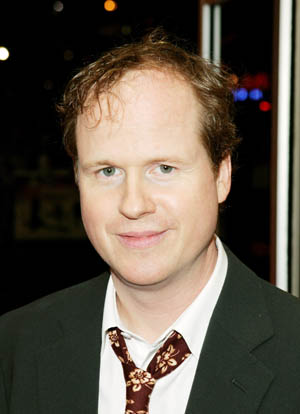
#> input picture sample_images/one_person.jpg, 300 x 414 px
$ python headClassifier.py   (Python 2 division)
#> lines starting #> are read from the running program, lines starting #| are printed output that depends on the picture
import cv2
import numpy

cascadeEyesPath = '/usr/share/opencv/haarcascades/haarcascade_eye.xml'
cascadeFacesPath = '/usr/share/opencv/haarcascades/haarcascade_frontalface_default.xml'
imagePath = 'sample_images/one_person.jpg'

def detectEyes(imageObjectGrayscale,x,y,w,h):
  return cv2.CascadeClassifier(cascadeEyesPath).detectMultiScale(imageObjectGrayscale[y:y+h,x:x+w],1.3,5)

def detectFaces(imageObjectGrayscale):
  return cv2.CascadeClassifier(cascadeFacesPath).detectMultiScale(imageObjectGrayscale,1.3,5)

def main():
  imageObject = cv2.imread(imagePath)
#> imageObject is the input picture: shape (414, 300, 3); mean B, G, R 72.5, 84.2, 93.8
  imageObjectGrayscale = cv2.cvtColor(imageObject,cv2.COLOR_BGR2GRAY)
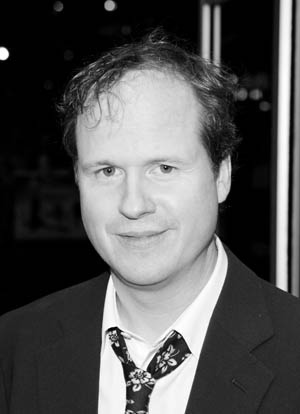
#> imageObjectGrayscale: shape (414, 300); min 0, max 255, mean 85.8

  results = {}

  faceCounter = 0

  for face in detectFaces(imageObjectGrayscale):
    results['face' + str(faceCounter)] = {}
    results['face' + str(faceCounter)]['area'] = face

    eyeCounter = 0

    for eye in detectEyes(imageObjectGrayscale,face[0],face[1],face[2],face[3]):
      results['face' + str(faceCounter)]['eye' + str(eyeCounter)] = {}
      results['face' + str(faceCounter)]['eye' + str(eyeCounter)]['area'] = eye

      eyeCounter += 1

    faceCounter += 1
#> this loop made 1 pass
#> (face, faceCounter) on pass 1: ([60, 110, 157, 157], 1)
#> after the loop, faceCounter = 1; results = 1 item

  print results
#| {'face0': {'area': array([ 60, 110, 157, 157], dtype=int32), 'eye0': {'area': array([28, 43, 36, 36], dtype=int32)}}}

main()
